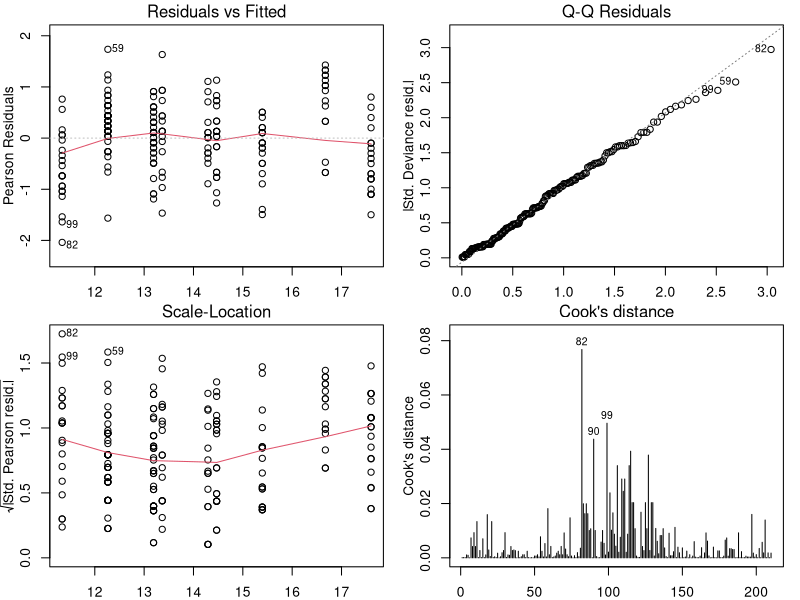
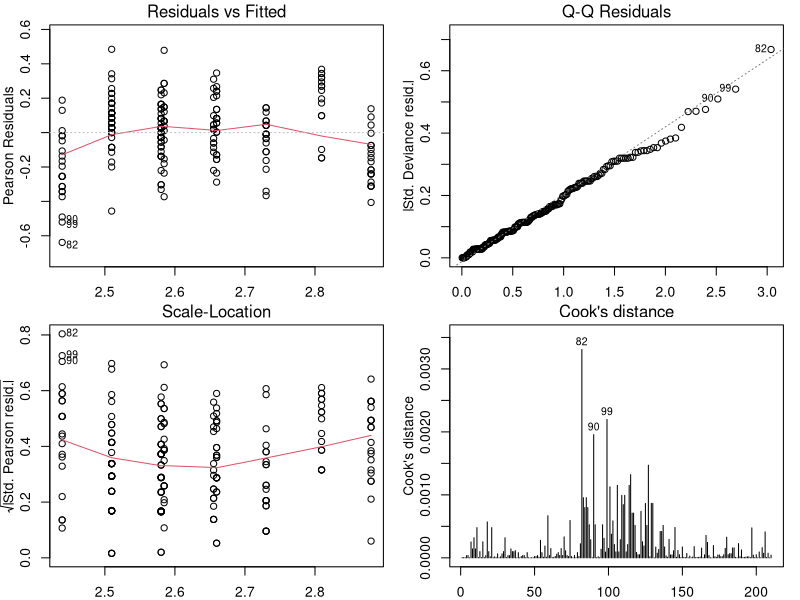
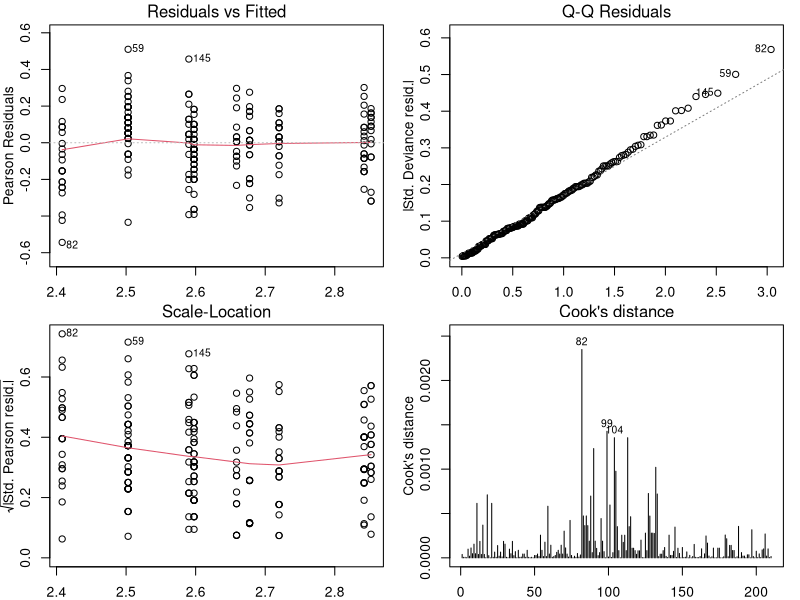
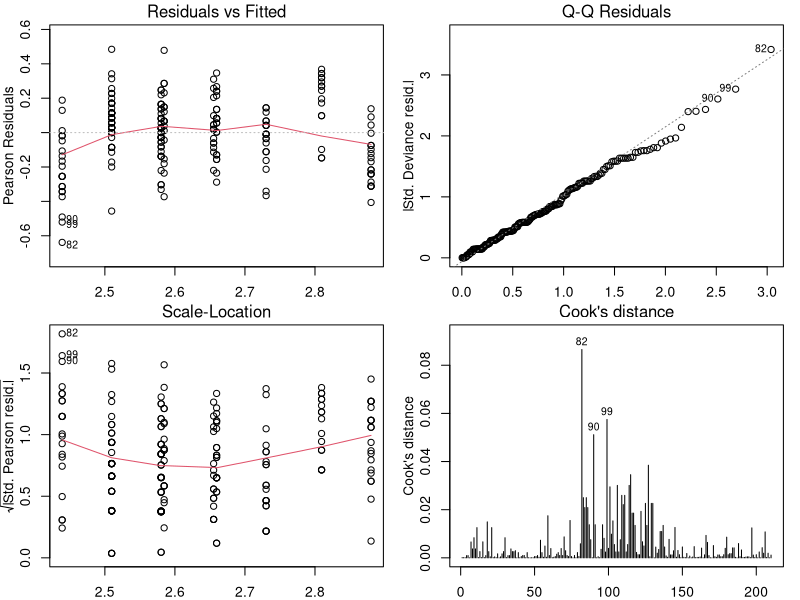
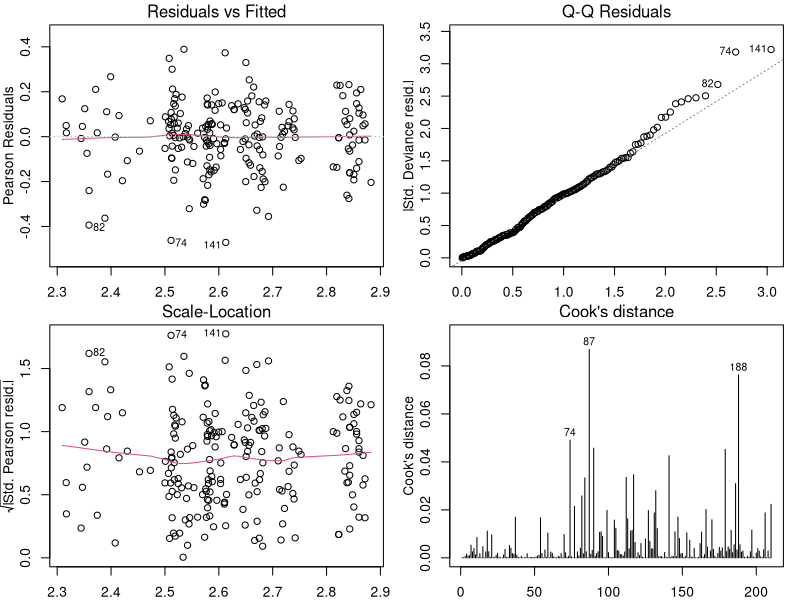
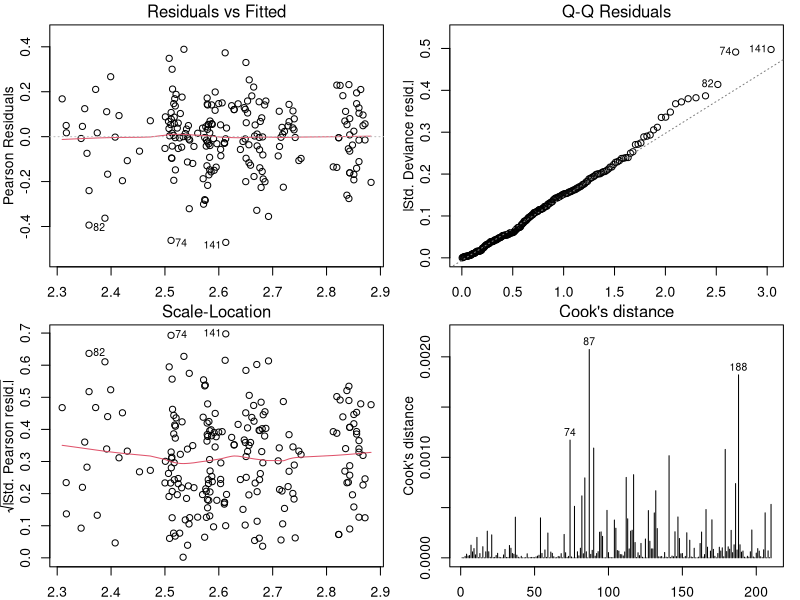

The R script that drew these images, in order:
library(tidyverse)

Morph <- (read_csv(file="Morph_Data.csv")
         %>% rename(Age="Age (dph)",
                    Eye="Eye diameter",
                    Fin="Fin indent",
                    Yolk="Yolk weight",
                    Jaw="Jaw Gape")
)

glm_data <- select(Morph,Length,Age,Treatment,Eye,Yolk)

### simplest glm
glm_1 <- glm(family=gaussian(),Length~Age+Treatment,data=glm_data)
summary(glm_1)

par(mfrow=c(2,2),mar=c(2,3,1.5,1),mgp=c(2,1,0))
plot(glm_1, which=1:4)

glm1 <- glm(family=poisson(),Length~Age+Treatment,data=glm_data)
### getting a lot of warning messages, doesn't like non-integers... but it still works
## JD: There is no reason you should be feeding non-integers to the poisson family.
## Why are you doing it?

glm2 <- glm(family=poisson(),Length~Age*Treatment,data=glm_data)
### added interactions

par(mfrow=c(2,2),mar=c(2,3,1.5,1),mgp=c(2,1,0))
plot(glm1, which=1:4)
### residuals vs fitted plot is non-linear

par(mfrow=c(2,2),mar=c(2,3,1.5,1),mgp=c(2,1,0))
plot(glm2, which=1:4)
### residuals vs fitted looks better - look at other diagnostic plots 
### some heteroscadacitiy 
glm3 <- glm(family=quasipoisson(),Length~Age+Treatment,data=glm_data)
par(mfrow=c(2,2),mar=c(2,3,1.5,1),mgp=c(2,1,0))
plot(glm3, which=1:4)


######
glm4 <- glm(family=quasipoisson(),Length~Age*Treatment*Eye*Yolk,data=glm_data)
par(mfrow=c(2,2),mar=c(2,3,1.5,1),mgp=c(2,1,0))
plot(glm4, which=1:4)

### quasi is to help with overdispersion?? I don't think I have that problem as it doesn't seem to help with the fit
glm5 <- glm(family=poisson(),Length~Age*Treatment*Eye*Yolk,data=glm_data)
par(mfrow=c(2,2),mar=c(2,3,1.5,1),mgp=c(2,1,0))
plot(glm5, which=1:4)
### best looking model, not sure if adding more variables is the right way to meet model assumptions

## JD: The way to tell if you have a problem with overdispersion is to look at the dispersion (or the deviance per degree of freedom)

summary(glm5)
summary(glm4)
summary(glm3)
summary(glm2)
summary(glm1)
### residual deviance / residual df = 0.022 - 0.038  <-- said it was supposed to be close to 1?
### but also said only values >1 were bad, didn't mention what <1 meant 

### JD: In this case it means that you are using a continuous response variable ☺.

## Grade 1.8/3 OK
